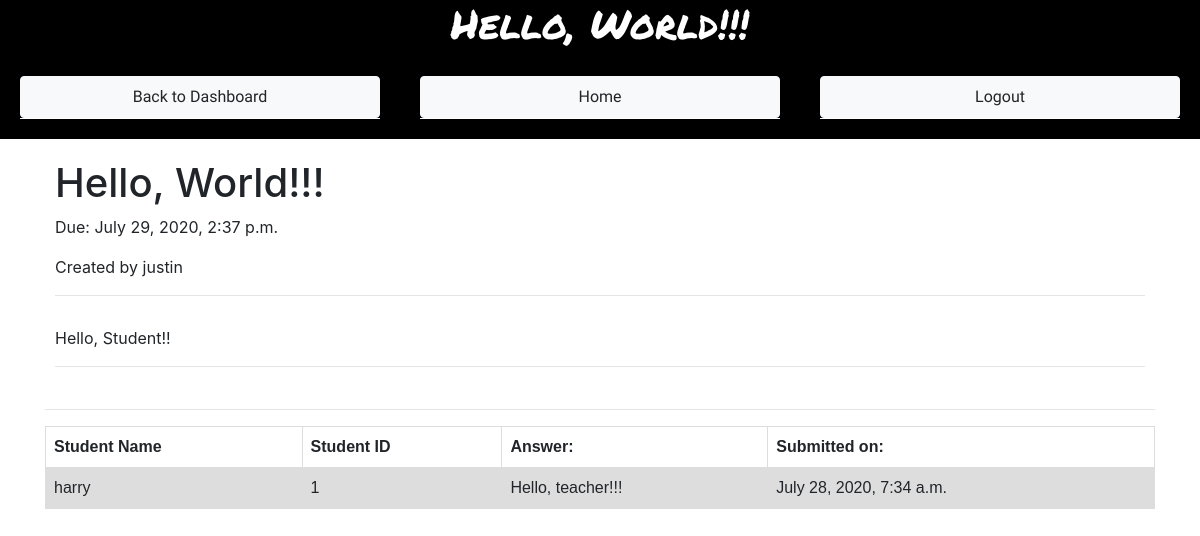
The app's page /assignment/1 (signed in) with its own data.
### index/models.py (models this page shows, shortened)
class Announcement(models.Model):
	announcement = models.CharField(max_length = 10000)
	title = models.CharField(max_length = 500)
	timestamp = models.DateTimeField(auto_now_add = True)
	is_assignment = models.BooleanField(default = False)
	duedate = models.DateTimeField(null = True)
	creator = models.ForeignKey(User, on_delete = models.CASCADE, related_name = "creator")
	target = models.ForeignKey(Class, on_delete = models.CASCADE, related_name = "target")

class User(AbstractUser, models.Model):
    userID = models.IntegerField()

class Submission(models.Model):
	submission = models.CharField(max_length = 1000)
	assignment = models.ForeignKey(Announcement, on_delete = models.CASCADE, related_name = "assignment")
	timestamp = models.DateTimeField(auto_now_add = True)
	student = models.ForeignKey(User, on_delete = models.CASCADE, related_name="student")

### index/views.py (the view, shortened to what this page needs)
# urls.py: path("assignment/<int:id>", views.see_assignment, name="assignment"),
def see_assignment(request, id):
	if not request.user.is_authenticated:
		return render(request, "index/error.html", {
			"message": "You must Signed in",
			"signin": False
			})
	submitted = Submission.objects.filter(student = request.user, assignment_id = id).count()
	assignment = Announcement.objects.filter(pk = id)
	if assignment.count() == 0 or assignment[0].is_assignment == False:
		return render(request, "index/error.html", {
			"message": "You have no access to this page."
			})
	submitted = Submission.objects.filter(student = request.user, assignment_id = id).count()
	submittedvalue = None
	if submitted > 0:
		submittedvalue = Submission.objects.get(student = request.user, assignment_id = id).submission
	usertype = UserType.objects.get(user = request.user.id).accountType
	submissions = Submission.objects.filter(assignment_id = id)
	return render(request, "index/assignment.html", {
		"assignment": assignment[0],
		"id": id,
		"submitted": bool(submitted),
		"submittedvalue": submittedvalue,
		"usertype": usertype,
		"submissions": submissions
		})

### index/templates/index/assignment.html (shortened to what this page needs)
{% extends 'index/layout.html' %}
{% block body %}
<div class="navigation sticky-top">
	<h1 class="brand-name">{{assignment.title}}</h1>
	<ul class="nav nav-pills nav-justified">
	  	{% if usertype == "student" %}
	  	<li class="nav-item">
	  		<a href="{% url 'class' %}" class="nav-link btn btn-light btn-block">Back to Class</a>
	  	</li>
	  	{% else %}
	  	<li class="nav-item">
	  		<a href="{% url 'dashboard' %}" class="nav-link btn btn-light btn-block">Back to Dashboard</a>
	  	</li>
	  	{% endif %}
		<li class="nav-item">
	    	<a href="{% url 'index' %}" class="nav-link btn btn-light btn-block" id="home-link">Home</a>
	  	</li>
	  	<li class="nav-item">
	    	<a href="{% url 'logout' %}" class="nav-link btn btn-light btn-block">Logout</a>
	  	</li>
	</ul>
</div>
<div class="container">
	{% if usertype == "student" %}
	<div class="row">
		<div class="col-sm-9 assignment">
			<h1>{{assignment.title}}</h1>
			<p>Due: {{assignment.duedate}}</p>
			<hr>
			<p class="assignment-body">{{assignment.announcement}}</p>
			<hr>
		</div>
		<div class="col-sm-3 submission">
			<h4>Your Answer:</h4>
			<form class="answer-submission" method="post" action="{% url 'assignment' id %}">
				{% csrf_token %}
				<div class="form-group">
					{% if not submitted %}
					<input type="text" name="answer" id="assignment-submission-answer" class="form-control" required>
					{% else %}
					<input type="text" name="answer" id="assignment-submission-answer" class="form-control" value="{{submittedvalue}}" disabled>
					{% endif %}
				</div>
				{% if not submitted %}
				<div class="form-group">
					<input type="submit" class="btn btn-dark form-control">
				</div>
				{% else %}
				<div class="form-group">
					<button class="btn btn-secondary form-control" disabled>Submitted</button>
					<input type="submit" class="btn btn-danger form-control" value="Unsubmit">
				</div>
				{% endif %}
			</form>
		</div>
	</div>
	{% else %}
	<div class="assignment">
		<h1>{{assignment.title}}</h1>
		<p>Due: {{assignment.duedate}}</p>
		<p>Created by {{assignment.creator}}</p>
		<hr>
		<p class="assignment-body">{{assignment.announcement}}</p>
		<hr>
	</div>
	<hr>
	<table>
		<tr>
			<th>Student Name</th>
			<th>Student ID</th>
			<th>Answer:</th>
			<th>Submitted on:</th>
		</tr>
		{% for i in submissions %}
		<tr>
			<td>{{i.student.username}}</td>
			<td>{{i.student.userID}}</td>
			<td>{{i.submission}}</td>
			<td>{{i.timestamp}}</td>
		</tr>
		{% endfor %}
	</table>
	{% endif %}
</div>
{% endblock %}

### index/static/index/styles.css (style rules this page uses)
body { margin: 0; padding: 0; }
.brand-name { font-family: 'Permanent Marker'; text-align: center; }
.navigation { background-color: black; }
.navigation h1 { color: white; }
.nav-item { margin: 20px; }
.nav-link { font-family: 'Waiting for the Sunrise' }
table { font-family: arial, sans-serif; border-collapse: collapse; width: 100%; }
td, th { border: 1px solid #dddddd; text-align: left; padding: 8px; }
tr:nth-child(even) { background-color: #dddddd; }
.announcement, .stream, .assignment, .submission { margin-top: 10px; padding: 10px; }
.assignment-body { margin-top: 30px; }
@media only screen and (min-width: 1001px) { .side-nav ul,li { border-bottom: 1px solid white; } }

### records on screen
Announcement: title "Hello, World!!!", duedate "July 29, 2020, 2:37 p.m.", creator "justin", announcement "Hello, Student!!"
Submission: student.username "harry", student.userID "1", submission "Hello, teacher!!!", timestamp "July 28, 2020, 7:34 a.m."
